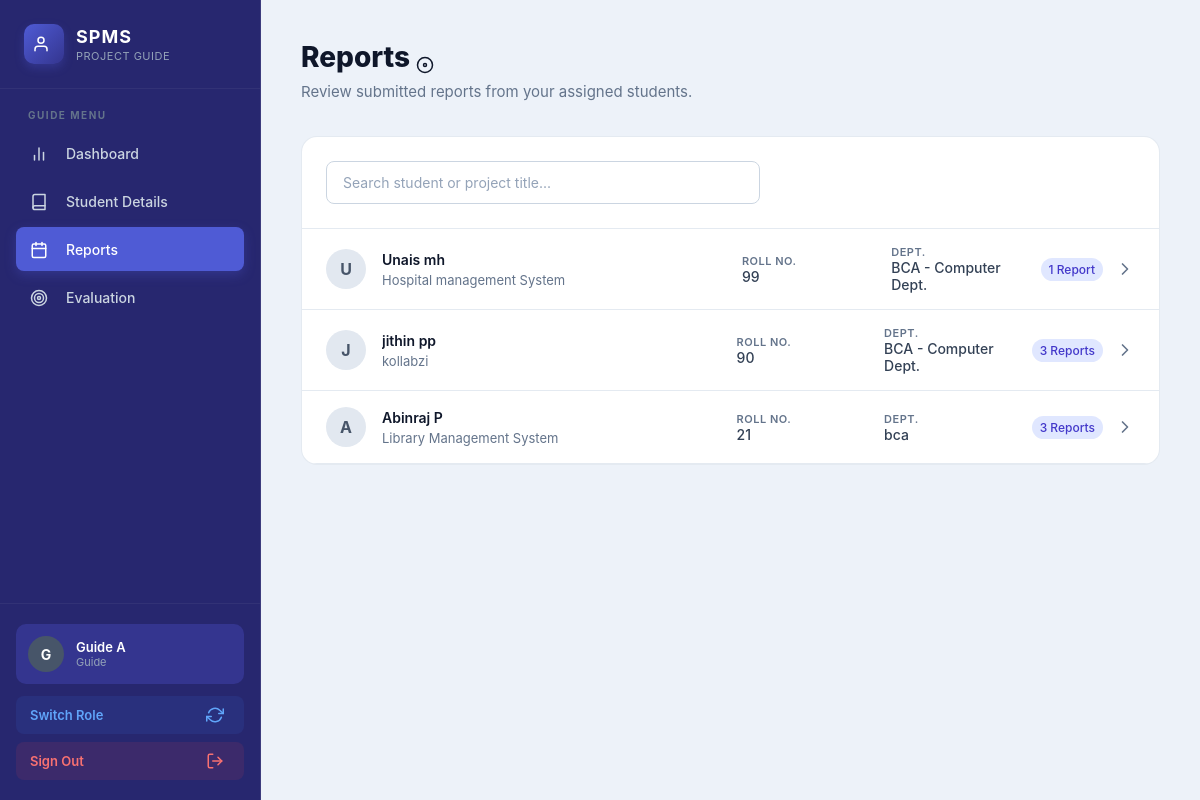
The app's page /guides/reports/ (signed in) with its own data.
### accounts/models.py (models this page shows, shortened)
class User(AbstractUser):
    is_student = models.BooleanField(default=False)
    is_coordinator = models.BooleanField(default=False)
    is_faculty = models.BooleanField(default=False)
    is_expert = models.BooleanField(default=False)
    is_guide = models.BooleanField(default=False)
    is_panel = models.BooleanField(default=False)
    phone = models.CharField(
        max_length=15,
        blank=True,
        null=True
    )
    roll_number = models.CharField(
        max_length=50,
        blank=True,
        null=True
    )
    department = models.CharField(
        max_length=100,
        blank=True,
        null=True
    )
    domain_of_expertise = models.CharField(
        max_length=200,
        blank=True,
        null=True
    )
    semester = models.CharField(
        max_length=20,
        blank=True,
        null=True
    )
    batch = models.CharField(
        max_length=20,
        blank=True,
        null=True
    )

### projects/models.py (models this page shows, shortened)
class ProjectProposal(models.Model):
    PROJECT_TYPE_CHOICES = [
        ("MINI", "Mini Project"),
        ("MAIN", "Main Project"),
    ]
    STATUS_CHOICES = [
        ("SUBMITTED", "Submitted"),
        ("EXPERT_ASSIGNED", "Expert Assigned"),
        ("CHANGES_REQUESTED", "Changes Requested"),
        ("CHANGES_SENT_TO_STUDENT", "Changes Sent To Student"),
        ("EXPERT_APPROVED", "Expert Approved"),
        ("COORDINATOR_APPROVED", "Coordinator Approved"),
        ("GUIDE_ASSIGNED", "Guide Assigned"),
        ("GUIDE_REJECTED", "Guide Rejected"),
        ("IN_PROGRESS", "In Progress"),
        ("COMPLETED", "Completed"),
        ("REJECTED", "Rejected"),
    ]
    student = models.ForeignKey(
        settings.AUTH_USER_MODEL,
        on_delete=models.CASCADE,
        related_name="project_proposals",
        limit_choices_to={"is_student": True}
    )
    project_type = models.CharField(
        max_length=10,
        choices=PROJECT_TYPE_CHOICES,
        default="MAIN"
    )
    title = models.CharField(max_length=255)
    abstract = models.TextField(blank=True)
    domain = models.CharField(
        max_length=255,
        blank=True
    )
    technologies = models.TextField(
        blank=True
    )
    description = models.TextField(
        blank=True
    )
    proposal_document = models.FileField(
        upload_to="proposals/",
        blank=True,
        null=True
    )
    domain_expert = models.ForeignKey(
        settings.AUTH_USER_MODEL,
        on_delete=models.SET_NULL,
        null=True,
        blank=True,
        related_name="expert_proposals",
        limit_choices_to={"is_expert": True}
    )
    expert_comments = models.TextField(
        blank=True,
        null=True
    )
    status = models.CharField(
        max_length=40,
        choices=STATUS_CHOICES,
        default="SUBMITTED"
    )
    guide = models.ForeignKey(
        settings.AUTH_USER_MODEL,
        on_delete=models.SET_NULL,
        null=True,
        blank=True,
        related_name="guided_proposals",
        limit_choices_to={"is_guide": True}
    )
    panel_members = models.ManyToManyField(
        settings.AUTH_USER_MODEL,
        blank=True,
        related_name="assigned_panel_projects",
        limit_choices_to={"is_panel": True},
    )
    guide_rejection_reason = models.TextField(
        blank=True,
        null=True
    )
    guide_rejected_at = models.DateTimeField(
        blank=True,
        null=True
    )
    review_date = models.DateTimeField(
        blank=True,
        null=True,
        help_text="Scheduled date and time for the project review by the panel."
    )
    submitted_at = models.DateTimeField(
        auto_now_add=True
    )
    updated_at = models.DateTimeField(
        auto_now=True
    )

### guides/views.py (the view, shortened to what this page needs)
    @login_required
    def wrapper(request, *args, **kwargs):
        return view_func(
            request,
            *args,
            **kwargs
        )

### coordinator/context_processors.py (called while the page is built)
def unread_proposals(request):
    if hasattr(request, 'user') and request.user.is_authenticated:
        if getattr(request.user, 'role', None) == 'COORDINATOR':
            count = ProjectProposal.objects.filter(status='SUBMITTED').count()
            return {'unread_proposal_count': count}
    return {}

### guides/views.py (called while the page is built, shortened)
def guide_required(view_func):
    @login_required
    def wrapper(request, *args, **kwargs):
        return view_func(
            request,
            *args,
            **kwargs
        )
    return wrapper

@login_required
@guide_required
def reports(request):
    all_reports = (
        ProjectProgress.objects
        .filter(
            project__guide=request.user
        )
        .select_related("project", "project__student")
        .order_by("project", "-submitted_at")
    )
    return render(request, "guide/reports.html", {
        "reports": all_reports,
        "page_title": "Reports"
    })

### templates/guide/reports.html (shortened to what this page needs)
{% extends "base.html" %}
{% load static %}
{% block content %}
<div class="dashboard-layout">
    {% include 'guide/sidebar.html' %}
    <main class="dashboard-main">
        <header class="dashboard-header">
            <div class="header-content">
                <h1>{{ page_title }} <svg width="18" height="18" viewBox="0 0 24 24" fill="none" stroke="currentColor" stroke-width="2" stroke-linecap="round" stroke-linejoin="round" style="vertical-align: text-bottom; margin-right: 6px;"><circle cx="12" cy="12" r="10"></circle><circle cx="12" cy="12" r="2"></circle></svg></h1>
                <p>Review submitted reports from your assigned students.</p>
            </div>
        </header>
        <section class="recent-section">
            <div class="recent-card">
                <div style="padding: 24px; border-bottom: 1px solid var(--border-color);">
                    <input type="text" id="searchInput" placeholder="Search student or project title..." class="form-input" style="max-width: 400px;" onkeyup="searchReports()">
                </div>
                {% if reports %}
                    <div class="recent-list" id="reportList">
                        {% regroup reports by project as project_list %}
                        {% for project_group in project_list %}
                        <div class="recent-item-group" style="border-bottom: 1px solid var(--border-color);">
                            <a href="{% url 'guides:student_reports' project_group.grouper.id %}" class="recent-item" style="border-bottom: none; cursor: pointer; display: grid; grid-template-columns: 3fr 1fr 1fr auto; align-items: center; gap: 16px; padding-right: 24px; text-decoration: none; color: inherit;">
                                <div class="recent-user" style="min-width: 0;">
                                    <div class="recent-avatar">
                                        {{ project_group.grouper.student.username|first|upper }}
                                    </div>
                                    <div class="recent-user-info" style="overflow: hidden; white-space: nowrap; text-overflow: ellipsis;">
                                        <span class="recent-name">{{ project_group.grouper.student.get_full_name|default:project_group.grouper.student.username }}</span>
                                        <span class="recent-project" style="overflow: hidden; text-overflow: ellipsis;">{{ project_group.grouper.title }}</span>
                                    </div>
                                </div>
                                <div style="display: flex; flex-direction: column;">
                                    <span style="font-size: 11px; color: #64748b; text-transform: uppercase; font-weight: 600; letter-spacing: 0.5px;">Roll No.</span>
                                    <span style="font-size: 14px; color: #334155; font-weight: 500;">{{ project_group.grouper.student.roll_number|default:"-" }}</span>
                                </div>
                                <div style="display: flex; flex-direction: column;">
                                    <span style="font-size: 11px; color: #64748b; text-transform: uppercase; font-weight: 600; letter-spacing: 0.5px;">Dept.</span>
                                    <span style="font-size: 14px; color: #334155; font-weight: 500;">{{ project_group.grouper.student.department|default:"-" }}</span>
                                </div>
                                <div style="display: flex; align-items: center; gap: 12px; justify-content: flex-end;">
                                    <span class="status-badge bg-blue" style="font-size: 12px; padding: 4px 8px; font-weight: 500;">
                                        {{ project_group.list|length }} Report{% if project_group.list|length > 1 %}s{% endif %}
                                    </span>
                                    <svg width="20" height="20" viewBox="0 0 24 24" fill="none" stroke="currentColor" stroke-width="2" stroke-linecap="round" stroke-linejoin="round" style="color: #64748b;"><polyline points="9 18 15 12 9 6"></polyline></svg>
                                </div>
                            </a>
                        </div>
                        {% endfor %}
                    </div>
                {% endif %}
            </div>
        </section>
    </main>
</div>
{% endblock %}

### templates/guide/sidebar.html (shortened to what this page needs)
{% load static %}
<link rel="stylesheet" href="{% static 'css/coordinator_theme.css' %}?v=3">
    <aside class="premium-sidebar">
        <div class="sidebar-brand">
            <div class="brand-logo"><svg width="18" height="18" viewBox="0 0 24 24" fill="none" stroke="currentColor" style="vertical-align: text-bottom; margin-right: 6px;" stroke-width="2" stroke-linecap="round" stroke-linejoin="round"><path d="M20 21v-2a4 4 0 0 0-4-4H8a4 4 0 0 0-4 4v2"></path><circle cx="12" cy="7" r="4"></circle></svg></div>
            <div class="brand-text">
                <h2>SPMS</h2>
                <p>Project Guide</p>
            </div>
        </div>
        <nav class="sidebar-nav">
            <div class="nav-section">Guide Menu</div>
            <a href="{% url 'guides:dashboard' %}" class="nav-item {% if request.resolver_match.url_name == 'dashboard' %}active{% endif %}">
                <span class="nav-icon"></span>
                <span class="nav-text">Dashboard</span>
            </a>
            <a href="{% url 'guides:students' %}" class="nav-item {% if request.resolver_match.url_name == 'students' or request.resolver_match.url_name == 'project_detail' %}active{% endif %}">
                <span class="nav-icon"></span>
                <span class="nav-text">Student Details</span>
            </a>
            <a href="{% url 'guides:reports' %}" class="nav-item {% if request.resolver_match.url_name == 'reports' %}active{% endif %}">
                <span class="nav-icon"></span>
                <span class="nav-text">Reports</span>
            </a>
            <a href="{% url 'guides:evaluations' %}" class="nav-item {% if request.resolver_match.url_name == 'evaluations' %}active{% endif %}">
                <span class="nav-icon"></span>
                <span class="nav-text">Evaluation</span>
            </a>
        </nav>
        <div class="sidebar-footer">
            <div class="user-card">
                <div class="user-avatar">
                    {{ request.user.username|first|upper }}
                </div>
                <div class="user-details">
                    <span class="user-name">{{ request.user.get_full_name|default:request.user.username }}</span>
                    <span class="user-role">Guide</span>
                </div>
            </div>
            {% if request.user.is_superuser or request.user.is_coordinator or request.user.is_expert or request.user.is_panel or request.user.is_student %}
            <a href="{% url 'accounts:dashboard' %}" class="switch-role-btn">
                <span>Switch Role</span>
                <span></span>
            </a>
            {% endif %}
            <a href="{% url 'accounts:logout' %}" class="logout-btn">
                <span>Sign Out</span>
                <span></span>
            </a>
        </div>
    </aside>

### static/css/coordinator_theme.css (style rules this page uses)
:root:has(.premium-sidebar), :root:has(.coordinator-theme-page) { --sidebar-bg: #27276f; --sidebar-nav: #34358f; --sidebar-hover: #34358f; --sidebar-active: #4f5bd5; --primary-main: #4f5bd5; --primary-dark: #34358f; --bg-main: #edf2f9; --card-bg: #ffffff; --text-main: #0f172a; --text-muted: #64748b; --border-color: rgba(226, 232, 240, 0.9); }
body:has(.premium-sidebar), body:has(.coordinator-theme-page) { background-color: #edf2f9; }
body:has(.premium-sidebar) .premium-sidebar { background: #27276f; }
body:has(.premium-sidebar) .brand-logo { background: linear-gradient(135deg, #4f5bd5, #34358f); box-shadow: 0 4px 10px rgba(79, 91, 213, 0.3); }
body:has(.premium-sidebar) .nav-item.active { background: #4f5bd5; box-shadow: 0 4px 12px rgba(79, 91, 213, 0.3); }

### records on screen
User: user.username|first "G", user.get_full_name "Guide A"
ProjectProposal: grouper.student.username|first "U", grouper.student.get_full_name "Unais mh", grouper "Hospital management System", grouper.student.roll_number "99", grouper.student.department "BCA - Computer Dept.", list|length "1"
ProjectProposal: grouper.student.username|first "J", grouper.student.get_full_name "jithin pp", grouper "kollabzi", grouper.student.roll_number "90", grouper.student.department "BCA - Computer Dept.", list|length "3"
ProjectProposal: grouper.student.username|first "A", grouper.student.get_full_name "Abinraj P", grouper "Library Management System", grouper.student.roll_number "21", grouper.student.department "bca", list|length "3"

### other values on screen
{{ page_title }} "Reports"
